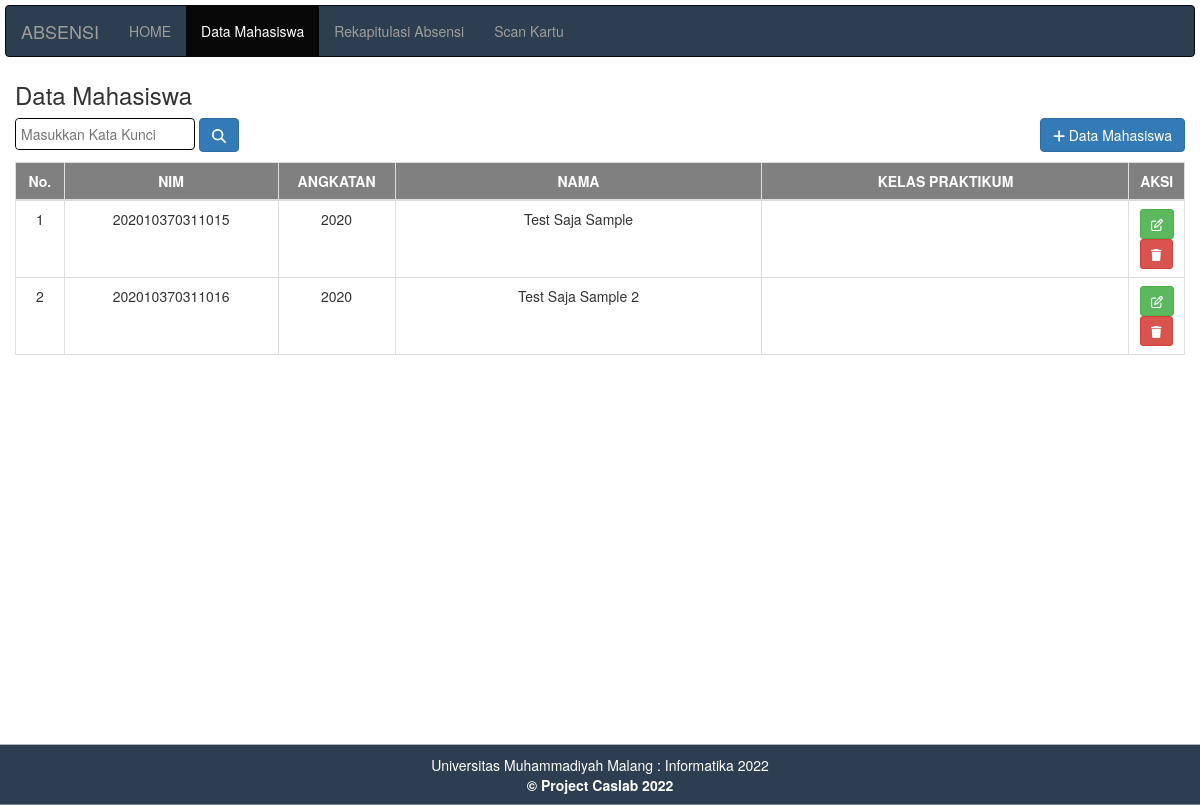
The app's page /datamahasiswa.php, older data.
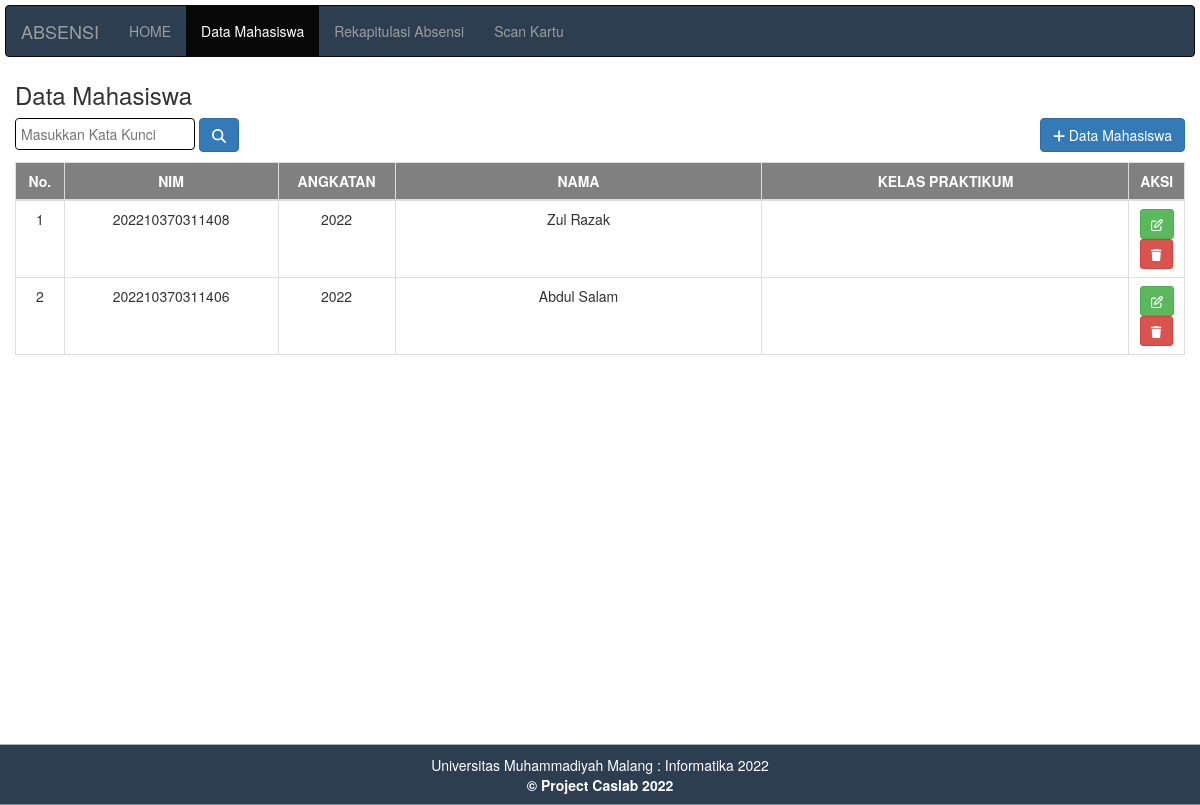
The same page, newer data.
### tables this page shows
CREATE TABLE `mahasiswa` (
  `id` int(15) NOT NULL,
  `nokartu` varchar(15) NOT NULL,
  `nama` varchar(50) NOT NULL,
  `id_kelas` varchar(10) NOT NULL
);

### datamahasiswa.php (the view, shortened to what this page needs)
<!DOCTYPE html>
<html>
<head>
    <?php include "header.php"; ?>
    <link rel="stylesheet" type="text/css" href="style.css">
    <link rel="stylesheet" type="text/css" href="./fontawesome-free-6.4.0-web/css/all.min.css">
</head>
<body>
    <?php include "menu.php"; ?>
    <div class="container-fluid" style="width:100%;">
        <h3>Data Mahasiswa</h3>
        <div class="table-header" style="float: left; margin-right: 0;">
            <form method="GET" action="">
                <div class="form-container" style="width: 180px;">
                    <td><input type="text" id="myInput" name="q" placeholder="Masukkan Kata Kunci" style="width: 150px; background-color: white; border-radius: 4px; display: inline-block;" value="<?php echo isset($_GET['q']) ? $_GET['q'] : '' ?>"></td>
                </div>
                <div class="table-header" style="float: right; padding-left: 4px">
                    <button type="submit" class="btn btn-primary" style="height: 34px;"><i class="fa-solid fa-magnifying-glass"></i></button>
                </div>
            </form>
        </div>
        <div class="table-header" style="float: right;">
            <a href="tambah.php"><button class="btn btn-primary"><i class="fa-solid fa-plus"></i> Data Mahasiswa</button></a>
        </div>
        <table class="table table-bordered" style="margin-top: 10px; ">
            <thead>
                <tr style="background-color: grey; color: white; height:100%;">
                    <th style="width: 10px; text-align: center">No.</th>
                    <th style="width: 175px; text-align: center">NIM</th>
                    <th style="width: 10%; text-align: center">ANGKATAN</th>
                    <th style="width: 300px; text-align: center">NAMA</th>
                    <th style="width: 300px; text-align: center">KELAS PRAKTIKUM</th>
                    <th style="width: 4.75%; text-align: center">AKSI</th>
                </tr>
            </thead>
            <tbody>
                <?php
                include "koneksi.php";
                if (isset($_GET['q']) && $_GET['q'] != '') {
                    $keyword = $_GET['q'];
                    $sql = mysqli_query($konek, "SELECT mahasiswa.*, GROUP_CONCAT(kelas.singkatan SEPARATOR ', ') as singkatan
                                FROM mahasiswa
                                LEFT JOIN kelas ON FIND_IN_SET(kelas.id_kelas, mahasiswa.id_kelas)
                                WHERE mahasiswa.nokartu LIKE '%$keyword%' OR mahasiswa.nama LIKE '%$keyword%' OR kelas.singkatan LIKE '%$keyword%'
                                GROUP BY mahasiswa.id");
                } else {
                    $sql = mysqli_query($konek, "SELECT mahasiswa.*, GROUP_CONCAT(kelas.singkatan SEPARATOR ', ') as singkatan FROM mahasiswa LEFT JOIN kelas ON FIND_IN_SET(kelas.id_kelas, mahasiswa.id_kelas) GROUP BY mahasiswa.id");
                }
                $no = 0;
                while ($data = mysqli_fetch_array($sql)) {
                    $no++;
                    $angkatan = substr($data['nokartu'], 0, 4);
                ?>
                    <tr>
                        <td style="text-align: center"> <?php echo $no; ?> </td>
                        <td style="text-align: center"> <?php echo $data['nokartu']; ?> </td>
                        <td style="text-align: center"> <?php echo $angkatan; ?> </td>
                        <td style="text-align: center"> <?php echo $data['nama']; ?> </td>
                        <td style="text-align: center;"> <?php echo $data['singkatan']; ?> </td>
                        <td style="text-align: center;">
                            <a href="edit.php?id=<?php echo $data['id']; ?>"><button class="btn btn-success btn-sm"><i class="fa-regular fa-pen-to-square"></i></button></a>
                            <button type="button" class="btn btn-danger btn-sm" data-toggle="modal" data-target="#hapusModal<?php echo $data['id']; ?>"><i class="fa-solid fa-trash"></i></button>
                        </td>
                    </tr>
    </div>
<?php } ?>
</body>
<?php include "footer.php" ?>
</html>

### header.php (shortened to what this page needs)
<link rel="stylesheet" type="text/css" href="css/bootstrap.min.css">

### menu.php
<nav class="navbar navbar-inverse" style="background-color: #2c3e50; margin: 5px;">
    <div class="container-fluid" style="color: white;">
        <div class="navbar-header" style=>
            <a href="#" class="navbar-brand">ABSENSI</a>
        </div>
        <ul class="nav navbar-nav">
            <li <?php if(basename($_SERVER['PHP_SELF'])=='index.php'){echo 'class="active " ';} ?>> <a href="index.php">HOME </a> </li>
            <li <?php if(in_array(basename($_SERVER['PHP_SELF']), ['datamahasiswa.php', 'edit.php', 'tambah.php'])){echo 'class="active"';} ?>> <a href="datamahasiswa.php"> Data Mahasiswa </a> </li>
            <li <?php if(basename($_SERVER['PHP_SELF'])=='absensi.php'){echo 'class="active"';} ?>> <a href="absensi.php"> Rekapitulasi Absensi </a> </li>
            <li <?php if(basename($_SERVER['PHP_SELF'])=='scan.php'){echo 'class="active"';} ?>> <a href="scan.php"> Scan Kartu </a> </li>
        </ul>
    </div>
</nav>

### footer.php
<div class="footer" style="text-align: center; background-color: #2c3e50";>
    Universitas Muhammadiyah Malang : Informatika 2022 <br>
    <strong> © Project Caslab 2022 <strong>
</div>

### style.css (style rules this page uses)
body { min-height: 100vh; }
.footer { position: sticky; top: 100%; margin-top: auto; width: 100%; color: white; background-color: black; padding: 10px; text-align: center; }
body { margin: 0px; }

### datamahasiswa.php (style rules this page uses)
.form-container { border: 1px solid black; padding: 0px; display: inline-block; border-radius: 4px; }
.form-container input[type="text"] { width: 150px; background-color: white; border: 0px solid #ccc; border-radius: 4px; outline: none; padding: 5px; }

Row changes from the older to the newer data that the page shows:
removed mahasiswa: nokartu "202010370311015", nokartu "2020", nama "Test Saja Sample"
removed mahasiswa: nokartu "202010370311016", nokartu "2020", nama "Test Saja Sample 2"
added mahasiswa: nokartu "202210370311408", nokartu "2022", nama "Zul Razak"
added mahasiswa: nokartu "202210370311406", nokartu "2022", nama "Abdul Salam"
